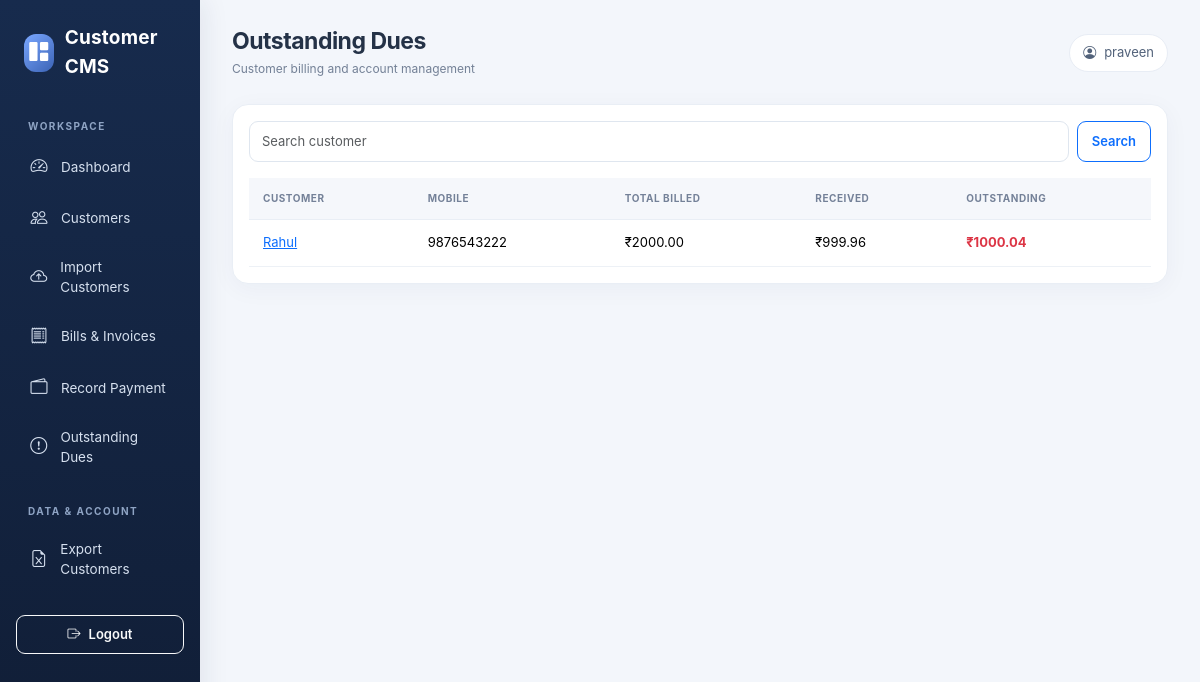
Screenshot of /dues/ (signed in) with the database file from the repository.
### customers/models.py (models this page shows, shortened)
class Customer(models.Model):
    name = models.CharField(max_length=180)
    email = models.EmailField(blank=True)
    phone = models.CharField(max_length=20, db_index=True)
    alternate_phone = models.CharField(max_length=20, blank=True)
    address = models.TextField(blank=True)
    city = models.CharField(max_length=100, blank=True)
    state = models.CharField(max_length=100, blank=True)
    pincode = models.CharField(max_length=12, blank=True)
    is_active = models.BooleanField(default=True)
    created_at = models.DateTimeField(auto_now_add=True)
    class Meta:
        ordering = ["name"]
        constraints = [
            models.UniqueConstraint(fields=["phone"], name="unique_customer_phone")
        ]
    @property
    def total_billed(self):
        return sum((b.total_amount for b in self.bills.all()), Decimal("0.00"))
    @property
    def total_paid(self):
        return sum((p.amount for b in self.bills.all() for p in b.payments.all()), Decimal("0.00"))
    @property
    def total_due(self):
        return self.total_billed - self.total_paid

class Bill(models.Model):
    customer = models.ForeignKey(Customer, on_delete=models.PROTECT, related_name="bills")
    invoice_number = models.CharField(max_length=40, unique=True)
    bill_date = models.DateField()
    description = models.TextField(blank=True)
    total_amount = models.DecimalField(max_digits=12, decimal_places=2, validators=[MinValueValidator(Decimal("0.01"))])
    attachment = models.FileField(upload_to="bill_copies/%Y/%m/", blank=True,
        validators=[FileExtensionValidator(["pdf", "jpg", "jpeg", "png"])])
    notes = models.TextField(blank=True)
    created_by = models.ForeignKey(settings.AUTH_USER_MODEL, on_delete=models.SET_NULL, null=True)
    created_at = models.DateTimeField(auto_now_add=True)
    class Meta:
        ordering = ["-bill_date", "-id"]

class Payment(models.Model):
    MODES = [("Cash","Cash"),("UPI","UPI"),("Bank Transfer","Bank Transfer"),("Cheque","Cheque"),("Other","Other")]
    bill = models.ForeignKey(Bill, on_delete=models.PROTECT, related_name="payments")
    payment_date = models.DateField()
    amount = models.DecimalField(max_digits=12, decimal_places=2, validators=[MinValueValidator(Decimal("0.01"))])
    mode = models.CharField(max_length=20, choices=MODES, default="Cash")
    reference = models.CharField(max_length=100, blank=True)
    notes = models.TextField(blank=True)
    created_by = models.ForeignKey(settings.AUTH_USER_MODEL, on_delete=models.SET_NULL, null=True)
    created_at = models.DateTimeField(auto_now_add=True)
    class Meta:
        ordering = ["-payment_date", "-id"]

### customers/views.py (the view)
# urls.py: path("dues/", views.due_list, name="due_list"),
@login_required
def due_list(request):
    customers = [c for c in Customer.objects.prefetch_related("bills__payments") if c.total_due > 0]
    q = request.GET.get("q", "").strip()
    if q: customers = [c for c in customers if q.lower() in c.name.lower() or q.lower() in c.email.lower() or q in c.phone]
    return render(request, "customers/due_list.html", {"customers": customers, "q": q})

### templates/customers/due_list.html
{% extends "base.html" %}{% block heading %}Outstanding Dues{% endblock %}{% block content %}<div class="card p-3"><form class="d-flex gap-2 mb-3"><input class="form-control" name="q" value="{{ q }}" placeholder="Search customer"><button class="btn btn-outline-primary">Search</button></form><table class="table"><thead><tr><th>Customer</th><th>Mobile</th><th>Total Billed</th><th>Received</th><th>Outstanding</th></tr></thead><tbody>{% for c in customers %}<tr><td><a href="{% url 'customer_detail' c.pk %}">{{ c.name }}</a></td><td>{{ c.phone }}</td><td>₹{{ c.total_billed }}</td><td>₹{{ c.total_paid }}</td><td class="text-danger fw-bold">₹{{ c.total_due }}</td></tr>{% empty %}<tr><td colspan="5">No outstanding dues.</td></tr>{% endfor %}</tbody></table></div>{% endblock %}

### templates/base.html (shortened to what this page needs)
<!doctype html>
<html lang="en">
<head>
<link href="https://cdn.jsdelivr.net/npm/bootstrap@5.3.3/dist/css/bootstrap.min.css" rel="stylesheet">
<link href="https://cdn.jsdelivr.net/npm/bootstrap-icons@1.11.3/font/bootstrap-icons.css" rel="stylesheet">
</head><body>
{% if user.is_authenticated %}
<div class="container-fluid"><div class="row">
<aside class="col-md-2 sidebar">
<div class="brand"><span class="brand-mark"><i class="bi bi-grid-1x2-fill"></i></span><span>Customer CMS</span></div>
<div class="nav-caption">Workspace</div>
<a href="{% url 'dashboard' %}"><i class="bi bi-speedometer2"></i>Dashboard</a>
<a href="{% url 'customer_list' %}"><i class="bi bi-people"></i>Customers</a>
<a href="{% url 'customer_import' %}"><i class="bi bi-cloud-arrow-up"></i>Import Customers</a>
<a href="{% url 'bill_list' %}"><i class="bi bi-receipt"></i>Bills & Invoices</a>
<a href="{% url 'payment_create' %}"><i class="bi bi-wallet2"></i>Record Payment</a>
<a href="{% url 'due_list' %}"><i class="bi bi-exclamation-circle"></i>Outstanding Dues</a>
<div class="nav-caption mt-3">Data & Account</div>
<a href="{% url 'export_customers' %}"><i class="bi bi-file-earmark-excel"></i>Export Customers</a>
<form method="post" action="{% url 'logout' %}" class="mt-4">{% csrf_token %}<button class="btn btn-outline-light btn-sm w-100"><i class="bi bi-box-arrow-right me-2"></i>Logout</button></form>
</aside>
<main class="col-md-10 main">
<div class="topbar"><div><h1 class="page-title">{% block heading %}Overview{% endblock %}</h1><div class="page-subtitle">Customer billing and account management</div></div><span class="user-chip"><i class="bi bi-person-circle me-2"></i>{{ user.username }}</span></div>
{% block content %}{% endblock %}
</main></div></div>
{% else %}{% block auth_content %}{% endblock %}{% endif %}
</body></html>

### templates/base.html (style rules this page uses)
:root { --navy:#14213d;--blue:#3157a4;--ink:#243247;--muted:#738096;--canvas:#f3f6fb }
* { box-sizing:border-box }
body { background:var(--canvas);color:var(--ink);font-family:Inter,system-ui,-apple-system,"Segoe UI",sans-serif }
.sidebar { min-height:100vh;background:linear-gradient(180deg,#172b4d 0%,#101d35 100%);padding:0 16px 22px;box-shadow:5px 0 24px rgba(21,40,72,.08) }
.brand { display:flex;align-items:center;gap:11px;color:#fff;padding:24px 8px 28px;font-size:19px;font-weight:750;letter-spacing:.2px }
.brand-mark { height:38px;width:38px;border-radius:12px;background:linear-gradient(135deg,#7aa7ff,#3b63b5);display:grid;place-items:center;font-size:19px }
.nav-caption { font-size:10px;color:#8fa4c4;text-transform:uppercase;letter-spacing:1.5px;padding:10px 12px 5px;font-weight:700 }
.sidebar a { color:#d6e0ef;text-decoration:none;display:flex;align-items:center;gap:12px;padding:11px 13px;border-radius:10px;margin:4px 0;font-size:13.5px;transition:.2s }
.sidebar a i { font-size:17px;width:20px;text-align:center }
.main { padding:28px 32px;max-width:1600px }
.topbar { display:flex;justify-content:space-between;align-items:center;margin-bottom:26px }
.page-title { font-size:23px;font-weight:750;letter-spacing:-.5px;margin:0 }
.page-subtitle { color:var(--muted);font-size:12px;margin-top:4px }
.user-chip { background:#fff;border:1px solid #e8edf5;padding:8px 13px;border-radius:30px;font-size:13px;color:#52627a }
.card { border:1px solid #e9eef5;border-radius:16px;box-shadow:0 5px 24px rgba(31,55,90,.045);background:#fff }
.table { --bs-table-bg:transparent;margin-bottom:0 }
.table thead th { background:#f5f7fb;color:#748198;text-transform:uppercase;letter-spacing:.55px;font-size:10px;font-weight:750;border-bottom:1px solid #e9eef5;padding:13px 14px;white-space:nowrap }
.table tbody td { padding:13px 14px;border-color:#edf1f6;font-size:13px;vertical-align:middle }
.btn { border-radius:9px;font-weight:600;font-size:13px;padding:9px 14px }
.form-control,.form-select { border:1px solid #dfe6ef;border-radius:9px;padding:10px 12px;font-size:13px;box-shadow:none!important }

### rows the page displays
Customer: name "Rahul", phone "9876543222", total_billed "2000.00", total_paid "999.96", total_due "1000.04"

### other values shown
{{ user.username }} "praveen"
